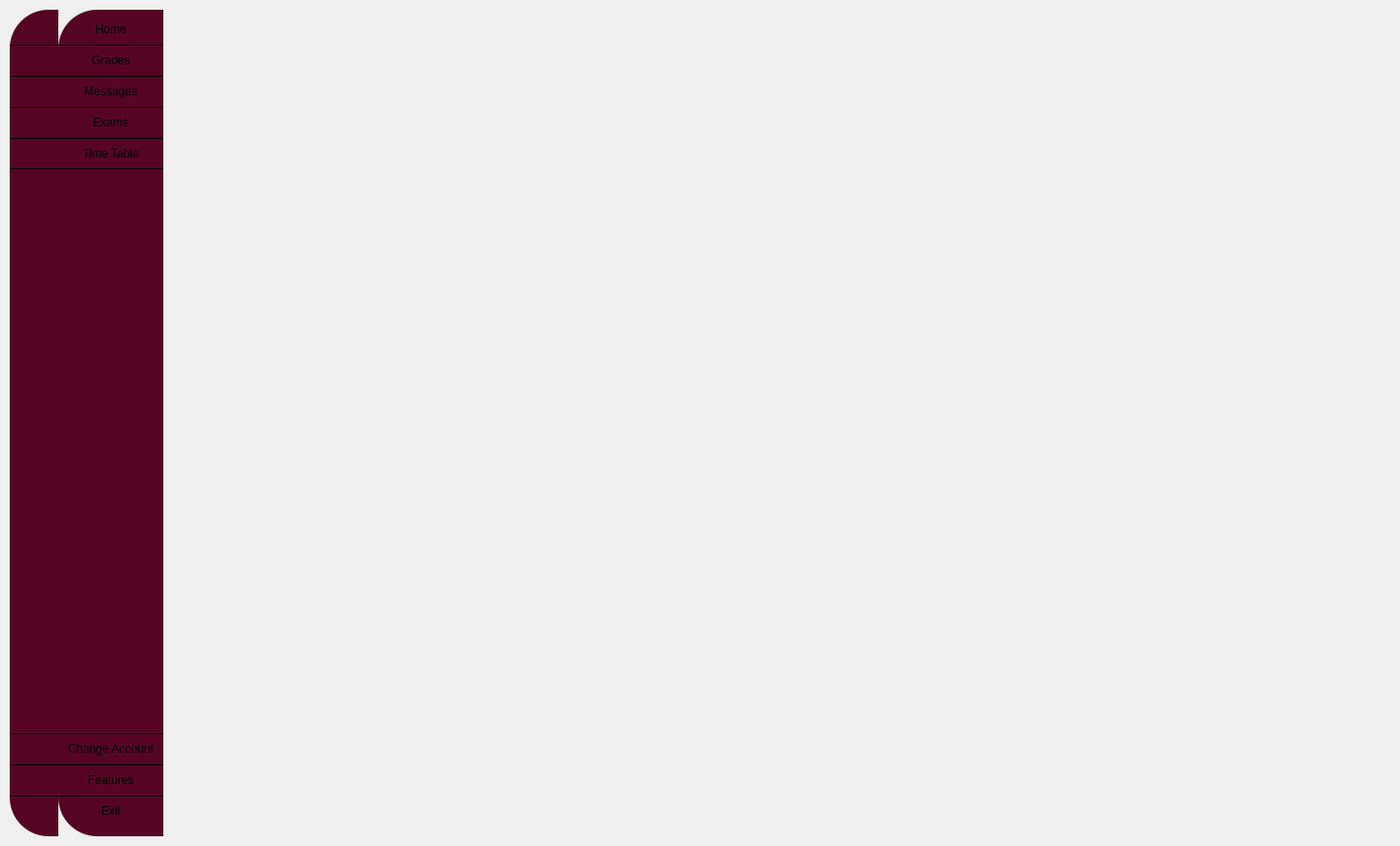
<?xml version="1.0" encoding="UTF-8"?>
<ui version="4.0">
 <class>ManagerWindow</class>
 <widget class="QWidget" name="ManagerWindow">
  <property name="geometry">
   <rect>
    <x>0</x>
    <y>0</y>
    <width>1440</width>
    <height>870</height>
   </rect>
  </property>
  <property name="windowTitle">
   <string>Form</string>
  </property>
  <widget class="QWidget" name="mainwidget" native="true">
   <property name="geometry">
    <rect>
     <x>10</x>
     <y>10</y>
     <width>1420</width>
     <height>850</height>
    </rect>
   </property>
   <property name="styleSheet">
    <string notr="true">QWidget#mainwidget{
border-image: url(:/images/Assets/rose-petals.png);
border-radius:40px;
}

QWidget#icon_sidebar, #full_sidebar {
background-color:rgba(85,5,35,255);
border-top-left-radius:40px;
border-bottom-left-radius:40px;
}

QPushButton{
border-top:1px solid black;
background-color:rgba(0,0,0,0);
padding:8px;
}
QPushButton:hover{
background-color:rgba(0,0,0,30);
}
QPushButton:pressed{
background-color:rgba(0,0,0,60);
}
QPushButton:checked{
background-color:rgba(0,0,0,60);
}



</string>
   </property>
   <layout class="QHBoxLayout" name="horizontalLayout_4">
    <property name="spacing">
     <number>0</number>
    </property>
    <property name="sizeConstraint">
     <enum>QLayout::SetDefaultConstraint</enum>
    </property>
    <property name="leftMargin">
     <number>0</number>
    </property>
    <property name="topMargin">
     <number>0</number>
    </property>
    <property name="rightMargin">
     <number>0</number>
    </property>
    <property name="bottomMargin">
     <number>0</number>
    </property>
    <item>
     <widget class="QWidget" name="icon_sidebar" native="true">
      <property name="sizePolicy">
       <sizepolicy hsizetype="Preferred" vsizetype="Minimum">
        <horstretch>0</horstretch>
        <verstretch>0</verstretch>
       </sizepolicy>
      </property>
      <property name="maximumSize">
       <size>
        <width>70</width>
        <height>16777215</height>
       </size>
      </property>
      <property name="styleSheet">
       <string notr="true"/>
      </property>
      <layout class="QVBoxLayout" name="verticalLayout_5">
       <property name="spacing">
        <number>0</number>
       </property>
       <property name="leftMargin">
        <number>0</number>
       </property>
       <property name="topMargin">
        <number>5</number>
       </property>
       <property name="rightMargin">
        <number>0</number>
       </property>
       <property name="bottomMargin">
        <number>10</number>
       </property>
       <item>
        <layout class="QVBoxLayout" name="verticalLayout">
         <property name="spacing">
          <number>0</number>
         </property>
         <property name="sizeConstraint">
          <enum>QLayout::SetMinimumSize</enum>
         </property>
         <item>
          <widget class="QPushButton" name="homeButton_1">
           <property name="styleSheet">
            <string notr="true">border-top:none;</string>
           </property>
           <property name="text">
            <string/>
           </property>
           <property name="icon">
            <iconset resource="../res.qrc">
             <normaloff>:/images/Assets/home.png</normaloff>:/images/Assets/home.png</iconset>
           </property>
           <property name="iconSize">
            <size>
             <width>32</width>
             <height>32</height>
            </size>
           </property>
           <property name="checkable">
            <bool>true</bool>
           </property>
           <property name="autoExclusive">
            <bool>true</bool>
           </property>
          </widget>
         </item>
         <item>
          <widget class="QPushButton" name="gradesButton_1">
           <property name="sizePolicy">
            <sizepolicy hsizetype="Minimum" vsizetype="Minimum">
             <horstretch>0</horstretch>
             <verstretch>0</verstretch>
            </sizepolicy>
           </property>
           <property name="text">
            <string/>
           </property>
           <property name="icon">
            <iconset resource="../res.qrc">
             <normaloff>:/images/Assets/grade.png</normaloff>:/images/Assets/grade.png</iconset>
           </property>
           <property name="iconSize">
            <size>
             <width>32</width>
             <height>32</height>
            </size>
           </property>
           <property name="checkable">
            <bool>true</bool>
           </property>
           <property name="autoExclusive">
            <bool>true</bool>
           </property>
          </widget>
         </item>
         <item>
          <widget class="QPushButton" name="messagesButton_1">
           <property name="sizePolicy">
            <sizepolicy hsizetype="Minimum" vsizetype="Minimum">
             <horstretch>0</horstretch>
             <verstretch>0</verstretch>
            </sizepolicy>
           </property>
           <property name="text">
            <string/>
           </property>
           <property name="icon">
            <iconset resource="../res.qrc">
             <normaloff>:/images/Assets/email.png</normaloff>:/images/Assets/email.png</iconset>
           </property>
           <property name="iconSize">
            <size>
             <width>32</width>
             <height>32</height>
            </size>
           </property>
           <property name="checkable">
            <bool>true</bool>
           </property>
           <property name="autoExclusive">
            <bool>true</bool>
           </property>
          </widget>
         </item>
         <item>
          <widget class="QPushButton" name="examsButton_1">
           <property name="sizePolicy">
            <sizepolicy hsizetype="Minimum" vsizetype="Minimum">
             <horstretch>0</horstretch>
             <verstretch>0</verstretch>
            </sizepolicy>
           </property>
           <property name="text">
            <string/>
           </property>
           <property name="icon">
            <iconset resource="../res.qrc">
             <normaloff>:/images/Assets/paper.png</normaloff>:/images/Assets/paper.png</iconset>
           </property>
           <property name="iconSize">
            <size>
             <width>32</width>
             <height>32</height>
            </size>
           </property>
           <property name="checkable">
            <bool>true</bool>
           </property>
           <property name="autoExclusive">
            <bool>true</bool>
           </property>
          </widget>
         </item>
         <item>
          <widget class="QPushButton" name="timetableButton_1">
           <property name="sizePolicy">
            <sizepolicy hsizetype="Minimum" vsizetype="Minimum">
             <horstretch>0</horstretch>
             <verstretch>0</verstretch>
            </sizepolicy>
           </property>
           <property name="styleSheet">
            <string notr="true">border-bottom:1px solid black;</string>
           </property>
           <property name="text">
            <string/>
           </property>
           <property name="icon">
            <iconset resource="../res.qrc">
             <normaloff>:/images/Assets/planning.png</normaloff>:/images/Assets/planning.png</iconset>
           </property>
           <property name="iconSize">
            <size>
             <width>32</width>
             <height>32</height>
            </size>
           </property>
           <property name="checkable">
            <bool>true</bool>
           </property>
           <property name="autoExclusive">
            <bool>true</bool>
           </property>
          </widget>
         </item>
        </layout>
       </item>
       <item>
        <spacer name="verticalSpacer">
         <property name="orientation">
          <enum>Qt::Vertical</enum>
         </property>
         <property name="sizeHint" stdset="0">
          <size>
           <width>20</width>
           <height>427</height>
          </size>
         </property>
        </spacer>
       </item>
       <item>
        <layout class="QVBoxLayout" name="verticalLayout_2">
         <property name="spacing">
          <number>0</number>
         </property>
         <property name="sizeConstraint">
          <enum>QLayout::SetMinimumSize</enum>
         </property>
         <item>
          <widget class="QPushButton" name="changeaccButton_1">
           <property name="sizePolicy">
            <sizepolicy hsizetype="Minimum" vsizetype="Minimum">
             <horstretch>0</horstretch>
             <verstretch>0</verstretch>
            </sizepolicy>
           </property>
           <property name="styleSheet">
            <string notr="true"/>
           </property>
           <property name="text">
            <string/>
           </property>
           <property name="icon">
            <iconset resource="../res.qrc">
             <normaloff>:/images/Assets/refresh.png</normaloff>:/images/Assets/refresh.png</iconset>
           </property>
           <property name="iconSize">
            <size>
             <width>32</width>
             <height>32</height>
            </size>
           </property>
           <property name="checkable">
            <bool>true</bool>
           </property>
           <property name="autoExclusive">
            <bool>true</bool>
           </property>
          </widget>
         </item>
         <item>
          <widget class="QPushButton" name="featuresButton_1">
           <property name="sizePolicy">
            <sizepolicy hsizetype="Minimum" vsizetype="Minimum">
             <horstretch>0</horstretch>
             <verstretch>0</verstretch>
            </sizepolicy>
           </property>
           <property name="text">
            <string/>
           </property>
           <property name="icon">
            <iconset resource="../res.qrc">
             <normaloff>:/images/Assets/application.png</normaloff>:/images/Assets/application.png</iconset>
           </property>
           <property name="iconSize">
            <size>
             <width>32</width>
             <height>32</height>
            </size>
           </property>
           <property name="checkable">
            <bool>true</bool>
           </property>
           <property name="autoExclusive">
            <bool>true</bool>
           </property>
          </widget>
         </item>
         <item>
          <widget class="QPushButton" name="exitButton_1">
           <property name="sizePolicy">
            <sizepolicy hsizetype="Minimum" vsizetype="Minimum">
             <horstretch>0</horstretch>
             <verstretch>0</verstretch>
            </sizepolicy>
           </property>
           <property name="styleSheet">
            <string notr="true">background-color:rgba(0,0,0,0);</string>
           </property>
           <property name="text">
            <string/>
           </property>
           <property name="icon">
            <iconset resource="../res.qrc">
             <normaloff>:/images/Assets/exit.png</normaloff>:/images/Assets/exit.png</iconset>
           </property>
           <property name="iconSize">
            <size>
             <width>32</width>
             <height>32</height>
            </size>
           </property>
           <property name="checkable">
            <bool>true</bool>
           </property>
           <property name="autoExclusive">
            <bool>true</bool>
           </property>
          </widget>
         </item>
        </layout>
       </item>
      </layout>
     </widget>
    </item>
    <item>
     <widget class="QWidget" name="full_sidebar" native="true">
      <property name="sizePolicy">
       <sizepolicy hsizetype="Preferred" vsizetype="Minimum">
        <horstretch>0</horstretch>
        <verstretch>0</verstretch>
       </sizepolicy>
      </property>
      <property name="maximumSize">
       <size>
        <width>150</width>
        <height>16777215</height>
       </size>
      </property>
      <property name="styleSheet">
       <string notr="true"/>
      </property>
      <layout class="QVBoxLayout" name="verticalLayout_6">
       <property name="spacing">
        <number>0</number>
       </property>
       <property name="leftMargin">
        <number>0</number>
       </property>
       <property name="topMargin">
        <number>5</number>
       </property>
       <property name="rightMargin">
        <number>0</number>
       </property>
       <property name="bottomMargin">
        <number>10</number>
       </property>
       <item>
        <layout class="QVBoxLayout" name="verticalLayout_3">
         <property name="spacing">
          <number>0</number>
         </property>
         <item>
          <widget class="QPushButton" name="homeButton_2">
           <property name="styleSheet">
            <string notr="true">border-top:none;</string>
           </property>
           <property name="text">
            <string>Home</string>
           </property>
           <property name="icon">
            <iconset resource="../res.qrc">
             <normaloff>:/images/Assets/home.png</normaloff>:/images/Assets/home.png</iconset>
           </property>
           <property name="iconSize">
            <size>
             <width>24</width>
             <height>24</height>
            </size>
           </property>
           <property name="checkable">
            <bool>true</bool>
           </property>
           <property name="autoExclusive">
            <bool>true</bool>
           </property>
          </widget>
         </item>
         <item>
          <widget class="QPushButton" name="gradesButton_2">
           <property name="sizePolicy">
            <sizepolicy hsizetype="Minimum" vsizetype="Minimum">
             <horstretch>0</horstretch>
             <verstretch>0</verstretch>
            </sizepolicy>
           </property>
           <property name="text">
            <string>Grades</string>
           </property>
           <property name="icon">
            <iconset resource="../res.qrc">
             <normaloff>:/images/Assets/grade.png</normaloff>:/images/Assets/grade.png</iconset>
           </property>
           <property name="iconSize">
            <size>
             <width>24</width>
             <height>24</height>
            </size>
           </property>
           <property name="checkable">
            <bool>true</bool>
           </property>
           <property name="autoExclusive">
            <bool>true</bool>
           </property>
          </widget>
         </item>
         <item>
          <widget class="QPushButton" name="messagesButton_2">
           <property name="sizePolicy">
            <sizepolicy hsizetype="Minimum" vsizetype="Minimum">
             <horstretch>0</horstretch>
             <verstretch>0</verstretch>
            </sizepolicy>
           </property>
           <property name="text">
            <string>Messages</string>
           </property>
           <property name="icon">
            <iconset resource="../res.qrc">
             <normaloff>:/images/Assets/email.png</normaloff>:/images/Assets/email.png</iconset>
           </property>
           <property name="iconSize">
            <size>
             <width>24</width>
             <height>24</height>
            </size>
           </property>
           <property name="checkable">
            <bool>true</bool>
           </property>
           <property name="autoExclusive">
            <bool>true</bool>
           </property>
          </widget>
         </item>
         <item>
          <widget class="QPushButton" name="examsButton_2">
           <property name="sizePolicy">
            <sizepolicy hsizetype="Minimum" vsizetype="Minimum">
             <horstretch>0</horstretch>
             <verstretch>0</verstretch>
            </sizepolicy>
           </property>
           <property name="text">
            <string>Exams</string>
           </property>
           <property name="icon">
            <iconset resource="../res.qrc">
             <normaloff>:/images/Assets/paper.png</normaloff>:/images/Assets/paper.png</iconset>
           </property>
           <property name="iconSize">
            <size>
             <width>24</width>
             <height>24</height>
            </size>
           </property>
           <property name="checkable">
            <bool>true</bool>
           </property>
           <property name="autoExclusive">
            <bool>true</bool>
           </property>
          </widget>
         </item>
         <item>
          <widget class="QPushButton" name="timetableButton_2">
           <property name="sizePolicy">
            <sizepolicy hsizetype="Minimum" vsizetype="Minimum">
             <horstretch>0</horstretch>
             <verstretch>0</verstretch>
            </sizepolicy>
           </property>
           <property name="styleSheet">
            <string notr="true">border-bottom:1px solid black;</string>
           </property>
           <property name="text">
            <string>Time Table</string>
           </property>
           <property name="icon">
            <iconset resource="../res.qrc">
             <normaloff>:/images/Assets/planning.png</normaloff>:/images/Assets/planning.png</iconset>
           </property>
           <property name="iconSize">
            <size>
             <width>24</width>
             <height>24</height>
            </size>
           </property>
           <property name="checkable">
            <bool>true</bool>
           </property>
           <property name="autoExclusive">
            <bool>true</bool>
           </property>
          </widget>
         </item>
        </layout>
       </item>
       <item>
        <spacer name="verticalSpacer_2">
         <property name="orientation">
          <enum>Qt::Vertical</enum>
         </property>
         <property name="sizeHint" stdset="0">
          <size>
           <width>20</width>
           <height>451</height>
          </size>
         </property>
        </spacer>
       </item>
       <item>
        <layout class="QVBoxLayout" name="verticalLayout_4">
         <property name="spacing">
          <number>0</number>
         </property>
         <item>
          <widget class="QPushButton" name="changeaccButton_2">
           <property name="sizePolicy">
            <sizepolicy hsizetype="Minimum" vsizetype="Minimum">
             <horstretch>0</horstretch>
             <verstretch>0</verstretch>
            </sizepolicy>
           </property>
           <property name="text">
            <string>Change Account</string>
           </property>
           <property name="icon">
            <iconset resource="../res.qrc">
             <normaloff>:/images/Assets/refresh.png</normaloff>:/images/Assets/refresh.png</iconset>
           </property>
           <property name="iconSize">
            <size>
             <width>24</width>
             <height>24</height>
            </size>
           </property>
           <property name="checkable">
            <bool>true</bool>
           </property>
           <property name="autoExclusive">
            <bool>true</bool>
           </property>
          </widget>
         </item>
         <item>
          <widget class="QPushButton" name="featuresButton_2">
           <property name="sizePolicy">
            <sizepolicy hsizetype="Minimum" vsizetype="Minimum">
             <horstretch>0</horstretch>
             <verstretch>0</verstretch>
            </sizepolicy>
           </property>
           <property name="text">
            <string>Features</string>
           </property>
           <property name="icon">
            <iconset resource="../res.qrc">
             <normaloff>:/images/Assets/application.png</normaloff>:/images/Assets/application.png</iconset>
           </property>
           <property name="iconSize">
            <size>
             <width>24</width>
             <height>24</height>
            </size>
           </property>
           <property name="checkable">
            <bool>true</bool>
           </property>
           <property name="autoExclusive">
            <bool>true</bool>
           </property>
          </widget>
         </item>
         <item>
          <widget class="QPushButton" name="exitButton_2">
           <property name="sizePolicy">
            <sizepolicy hsizetype="Minimum" vsizetype="Minimum">
             <horstretch>0</horstretch>
             <verstretch>0</verstretch>
            </sizepolicy>
           </property>
           <property name="text">
            <string>Exit</string>
           </property>
           <property name="icon">
            <iconset resource="../res.qrc">
             <normaloff>:/images/Assets/exit.png</normaloff>:/images/Assets/exit.png</iconset>
           </property>
           <property name="iconSize">
            <size>
             <width>24</width>
             <height>24</height>
            </size>
           </property>
           <property name="checkable">
            <bool>true</bool>
           </property>
           <property name="autoExclusive">
            <bool>true</bool>
           </property>
          </widget>
         </item>
        </layout>
       </item>
      </layout>
     </widget>
    </item>
    <item>
     <widget class="QWidget" name="content" native="true">
      <property name="styleSheet">
       <string notr="true">QPushButton {
border:none;
padding:0px;
}</string>
      </property>
      <layout class="QVBoxLayout" name="verticalLayout_7">
       <property name="spacing">
        <number>0</number>
       </property>
       <property name="leftMargin">
        <number>0</number>
       </property>
       <property name="topMargin">
        <number>0</number>
       </property>
       <property name="rightMargin">
        <number>0</number>
       </property>
       <property name="bottomMargin">
        <number>0</number>
       </property>
       <item>
        <layout class="QHBoxLayout" name="horizontalLayout_3">
         <property name="spacing">
          <number>0</number>
         </property>
         <property name="leftMargin">
          <number>15</number>
         </property>
         <property name="topMargin">
          <number>15</number>
         </property>
         <property name="rightMargin">
          <number>15</number>
         </property>
         <property name="bottomMargin">
          <number>5</number>
         </property>
         <item>
          <widget class="QPushButton" name="menuButton">
           <property name="styleSheet">
            <string notr="true">QPushButton:checked {
background-color:rgba(0,0,0,0);
}</string>
           </property>
           <property name="text">
            <string/>
           </property>
           <property name="icon">
            <iconset resource="../res.qrc">
             <normaloff>:/images/Assets/menu.png</normaloff>:/images/Assets/menu.png</iconset>
           </property>
           <property name="iconSize">
            <size>
             <width>32</width>
             <height>32</height>
            </size>
           </property>
           <property name="checkable">
            <bool>true</bool>
           </property>
           <property name="autoExclusive">
            <bool>false</bool>
           </property>
          </widget>
         </item>
         <item>
          <spacer name="horizontalSpacer_3">
           <property name="orientation">
            <enum>Qt::Horizontal</enum>
           </property>
           <property name="sizeHint" stdset="0">
            <size>
             <width>40</width>
             <height>20</height>
            </size>
           </property>
          </spacer>
         </item>
         <item>
          <widget class="QPushButton" name="profileButton">
           <property name="text">
            <string/>
           </property>
           <property name="icon">
            <iconset resource="../res.qrc">
             <normaloff>:/images/Assets/user.png</normaloff>:/images/Assets/user.png</iconset>
           </property>
           <property name="iconSize">
            <size>
             <width>32</width>
             <height>32</height>
            </size>
           </property>
          </widget>
         </item>
        </layout>
       </item>
       <item>
        <widget class="QStackedWidget" name="stackedWidget">
         <widget class="QWidget" name="home_page"/>
         <widget class="QWidget" name="grades_page">
          <property name="styleSheet">
           <string notr="true">QWidget{
background-color:rgba(0,0,0,0);
}</string>
          </property>
          <layout class="QVBoxLayout" name="verticalLayout_8">
           <property name="spacing">
            <number>0</number>
           </property>
           <property name="leftMargin">
            <number>0</number>
           </property>
           <property name="topMargin">
            <number>0</number>
           </property>
           <property name="rightMargin">
            <number>0</number>
           </property>
           <property name="bottomMargin">
            <number>0</number>
           </property>
           <item>
            <widget class="QToolBox" name="toolBox">
             <property name="minimumSize">
              <size>
               <width>0</width>
               <height>782</height>
              </size>
             </property>
             <property name="maximumSize">
              <size>
               <width>16777215</width>
               <height>782</height>
              </size>
             </property>
             <property name="currentIndex">
              <number>2</number>
             </property>
             <widget class="QWidget" name="page">
              <property name="geometry">
               <rect>
                <x>0</x>
                <y>0</y>
                <width>1216</width>
                <height>692</height>
               </rect>
              </property>
              <attribute name="label">
               <string>Page</string>
              </attribute>
              <widget class="QWidget" name="widget" native="true">
               <property name="geometry">
                <rect>
                 <x>0</x>
                 <y>0</y>
                 <width>1218</width>
                 <height>200</height>
                </rect>
               </property>
               <property name="sizePolicy">
                <sizepolicy hsizetype="Preferred" vsizetype="Expanding">
                 <horstretch>0</horstretch>
                 <verstretch>0</verstretch>
                </sizepolicy>
               </property>
              </widget>
             </widget>
             <widget class="QWidget" name="page_3">
              <property name="geometry">
               <rect>
                <x>0</x>
                <y>0</y>
                <width>1216</width>
                <height>692</height>
               </rect>
              </property>
              <attribute name="label">
               <string>Page</string>
              </attribute>
             </widget>
             <widget class="QWidget" name="page_2">
              <property name="geometry">
               <rect>
                <x>0</x>
                <y>0</y>
                <width>1216</width>
                <height>692</height>
               </rect>
              </property>
              <attribute name="label">
               <string>Page</string>
              </attribute>
             </widget>
            </widget>
           </item>
          </layout>
         </widget>
         <widget class="QWidget" name="messages_page"/>
         <widget class="QWidget" name="exams_page"/>
         <widget class="QWidget" name="timetable_page"/>
         <widget class="QWidget" name="features_page"/>
         <widget class="QWidget" name="profile_page"/>
        </widget>
       </item>
      </layout>
     </widget>
    </item>
   </layout>
  </widget>
 </widget>
 <resources>
  <include location="../res.qrc"/>
 </resources>
 <connections>
  <connection>
   <sender>menuButton</sender>
   <signal>toggled(bool)</signal>
   <receiver>icon_sidebar</receiver>
   <slot>setVisible(bool)</slot>
   <hints>
    <hint type="sourcelabel">
     <x>256</x>
     <y>47</y>
    </hint>
    <hint type="destinationlabel">
     <x>62</x>
     <y>466</y>
    </hint>
   </hints>
  </connection>
  <connection>
   <sender>menuButton</sender>
   <signal>toggled(bool)</signal>
   <receiver>full_sidebar</receiver>
   <slot>setHidden(bool)</slot>
   <hints>
    <hint type="sourcelabel">
     <x>267</x>
     <y>47</y>
    </hint>
    <hint type="destinationlabel">
     <x>186</x>
     <y>484</y>
    </hint>
   </hints>
  </connection>
  <connection>
   <sender>homeButton_1</sender>
   <signal>toggled(bool)</signal>
   <receiver>homeButton_2</receiver>
   <slot>setChecked(bool)</slot>
   <hints>
    <hint type="sourcelabel">
     <x>60</x>
     <y>78</y>
    </hint>
    <hint type="destinationlabel">
     <x>133</x>
     <y>72</y>
    </hint>
   </hints>
  </connection>
  <connection>
   <sender>gradesButton_1</sender>
   <signal>toggled(bool)</signal>
   <receiver>gradesButton_2</receiver>
   <slot>setChecked(bool)</slot>
   <hints>
    <hint type="sourcelabel">
     <x>54</x>
     <y>129</y>
    </hint>
    <hint type="destinationlabel">
     <x>167</x>
     <y>116</y>
    </hint>
   </hints>
  </connection>
  <connection>
   <sender>messagesButton_1</sender>
   <signal>toggled(bool)</signal>
   <receiver>messagesButton_2</receiver>
   <slot>setChecked(bool)</slot>
   <hints>
    <hint type="sourcelabel">
     <x>59</x>
     <y>180</y>
    </hint>
    <hint type="destinationlabel">
     <x>141</x>
     <y>147</y>
    </hint>
   </hints>
  </connection>
  <connection>
   <sender>examsButton_1</sender>
   <signal>toggled(bool)</signal>
   <receiver>examsButton_2</receiver>
   <slot>setChecked(bool)</slot>
   <hints>
    <hint type="sourcelabel">
     <x>52</x>
     <y>227</y>
    </hint>
    <hint type="destinationlabel">
     <x>163</x>
     <y>206</y>
    </hint>
   </hints>
  </connection>
  <connection>
   <sender>timetableButton_1</sender>
   <signal>toggled(bool)</signal>
   <receiver>timetableButton_2</receiver>
   <slot>setChecked(bool)</slot>
   <hints>
    <hint type="sourcelabel">
     <x>48</x>
     <y>275</y>
    </hint>
    <hint type="destinationlabel">
     <x>182</x>
     <y>255</y>
    </hint>
   </hints>
  </connection>
  <connection>
   <sender>featuresButton_1</sender>
   <signal>toggled(bool)</signal>
   <receiver>featuresButton_2</receiver>
   <slot>setChecked(bool)</slot>
   <hints>
    <hint type="sourcelabel">
     <x>53</x>
     <y>760</y>
    </hint>
    <hint type="destinationlabel">
     <x>145</x>
     <y>770</y>
    </hint>
   </hints>
  </connection>
  <connection>
   <sender>homeButton_2</sender>
   <signal>toggled(bool)</signal>
   <receiver>homeButton_1</receiver>
   <slot>setChecked(bool)</slot>
   <hints>
    <hint type="sourcelabel">
     <x>147</x>
     <y>72</y>
    </hint>
    <hint type="destinationlabel">
     <x>68</x>
     <y>89</y>
    </hint>
   </hints>
  </connection>
  <connection>
   <sender>gradesButton_2</sender>
   <signal>toggled(bool)</signal>
   <receiver>gradesButton_1</receiver>
   <slot>setChecked(bool)</slot>
   <hints>
    <hint type="sourcelabel">
     <x>187</x>
     <y>102</y>
    </hint>
    <hint type="destinationlabel">
     <x>39</x>
     <y>132</y>
    </hint>
   </hints>
  </connection>
  <connection>
   <sender>messagesButton_2</sender>
   <signal>toggled(bool)</signal>
   <receiver>messagesButton_1</receiver>
   <slot>setChecked(bool)</slot>
   <hints>
    <hint type="sourcelabel">
     <x>179</x>
     <y>150</y>
    </hint>
    <hint type="destinationlabel">
     <x>47</x>
     <y>196</y>
    </hint>
   </hints>
  </connection>
  <connection>
   <sender>examsButton_2</sender>
   <signal>toggled(bool)</signal>
   <receiver>examsButton_1</receiver>
   <slot>setChecked(bool)</slot>
   <hints>
    <hint type="sourcelabel">
     <x>139</x>
     <y>199</y>
    </hint>
    <hint type="destinationlabel">
     <x>65</x>
     <y>231</y>
    </hint>
   </hints>
  </connection>
  <connection>
   <sender>timetableButton_2</sender>
   <signal>toggled(bool)</signal>
   <receiver>timetableButton_1</receiver>
   <slot>setChecked(bool)</slot>
   <hints>
    <hint type="sourcelabel">
     <x>162</x>
     <y>234</y>
    </hint>
    <hint type="destinationlabel">
     <x>62</x>
     <y>284</y>
    </hint>
   </hints>
  </connection>
  <connection>
   <sender>featuresButton_2</sender>
   <signal>toggled(bool)</signal>
   <receiver>featuresButton_1</receiver>
   <slot>setChecked(bool)</slot>
   <hints>
    <hint type="sourcelabel">
     <x>190</x>
     <y>765</y>
    </hint>
    <hint type="destinationlabel">
     <x>57</x>
     <y>752</y>
    </hint>
   </hints>
  </connection>
 </connections>
</ui>
